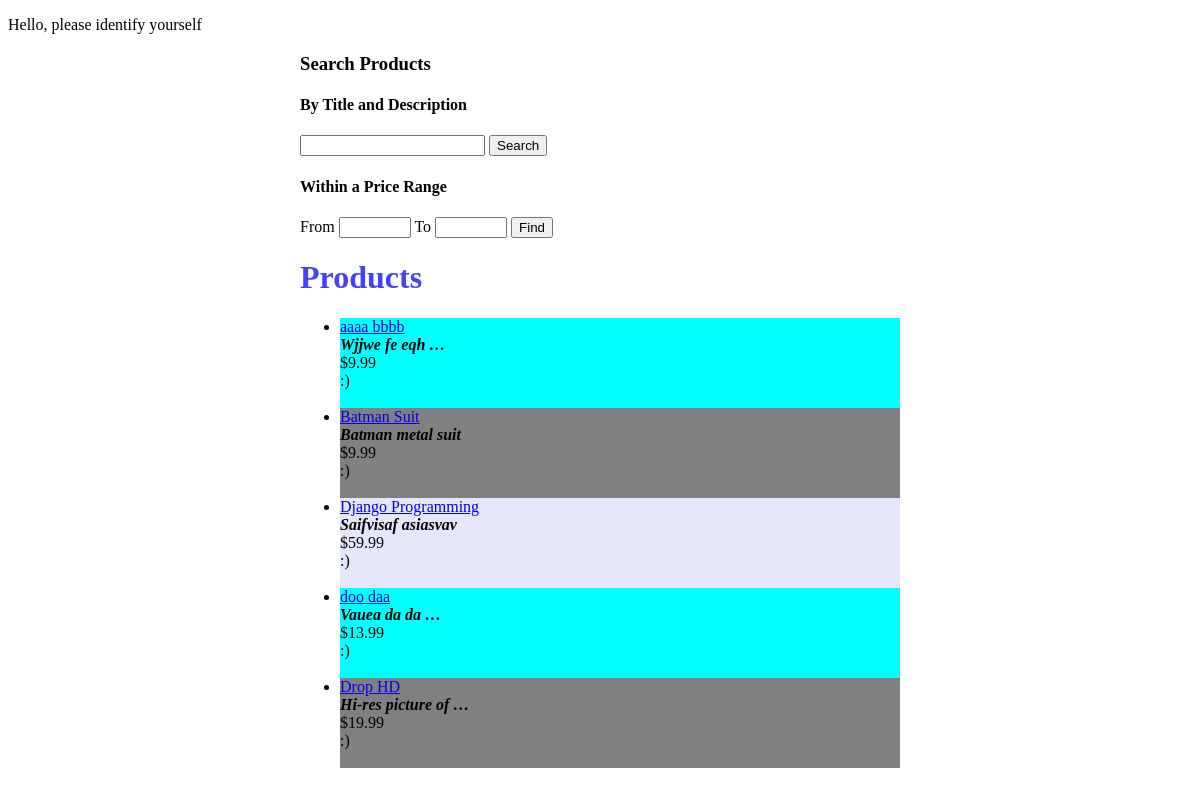
/products/, run on an earlier commit of the app's database.
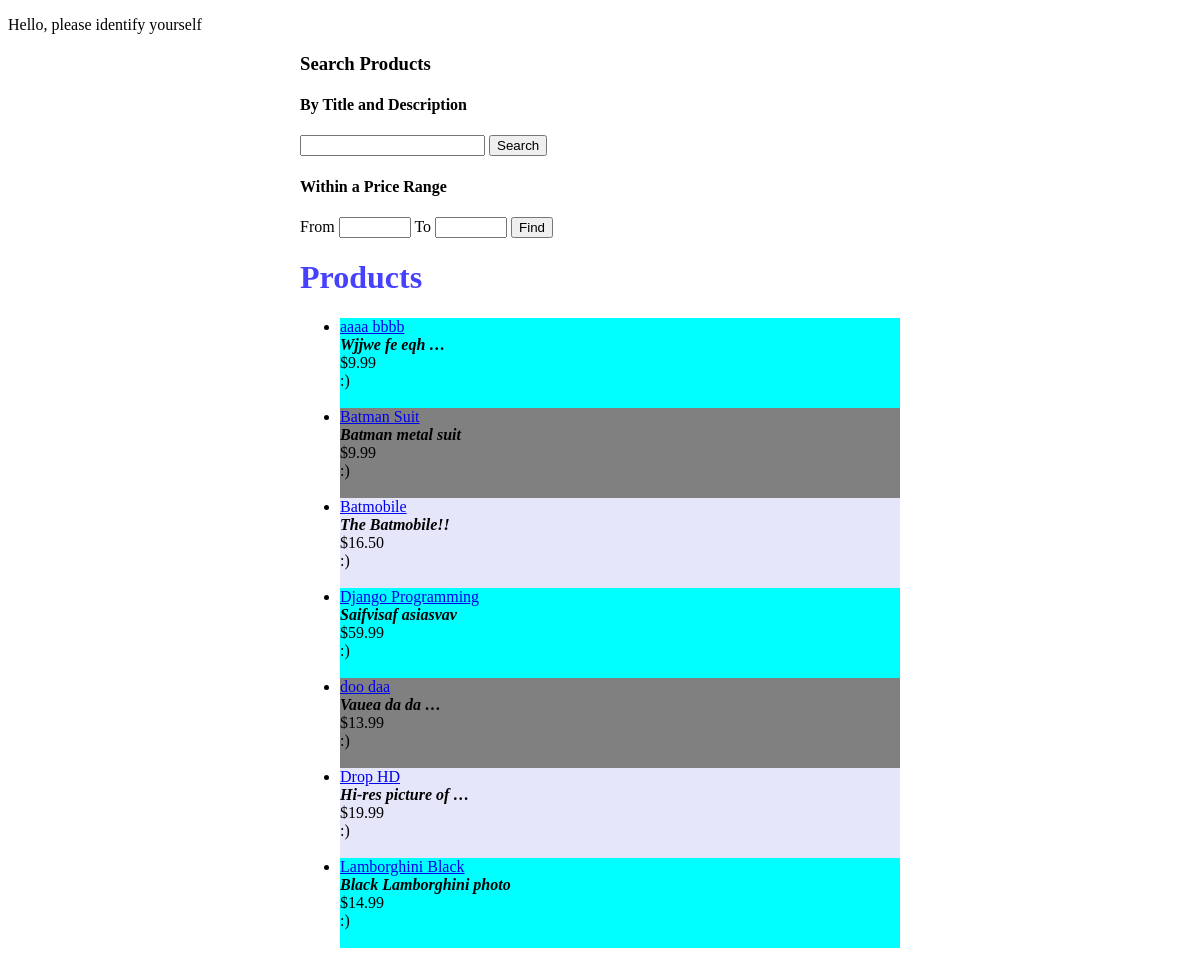
And on a later commit of the database.
### products/models.py (models this page shows, shortened)
class Product(m.Model):
    owner = m.ForeignKey(User, related_name='product_owner')
    managers = m.ManyToManyField(User, related_name='product_managers', blank=True)
    title = m.CharField(max_length=30)
    slug = m.SlugField(blank=True, unique=True)
    description = m.TextField(blank=True)
    media = m.ImageField(blank=True, null=True, upload_to=helpers.media_location)
    price = m.DecimalField(max_digits=100, decimal_places=2, default=9.99)
    sale_price = m.DecimalField(max_digits=100, decimal_places=2, default=6.99, null=True, blank=True)
    is_available = m.BooleanField()  # is the product available to purchase?
    def __str__(self):
        return self.title

### products/views.py (the view)
class ProductListView(SimpleSearchMixin, ListView):
    model = Product

### templates/products/product_list.html (shortened to what this page needs)
{% extends 'base.html'%}
{% block content %}
<div id="search-box">
    <h3>Search Products</h3>
    <h4>By Title and Description</h4>
    <form method="GET" action="">
        <input type="text" name="td" value="{{ request.GET.td }}">
        <input type="submit" value="Search"> <br>
    </form>
    <h4>Within a Price Range</h4>
    <form method="GET" action="">
        From <input type="number" name="pf" min="1" max="1000" value="{{ request.GET.pf }}">
        To <input type="number" name="pt" min="1" max="1000" value="{{ request.GET.pt }}">
        <input type="submit" value="Find"> <br>
    </form>
</div>
<h1>Products</h1>
<ul>
    {% for instance in object_list %}
        <div class="{%  cycle 'a' 'b' 'c' %}">
        <li><a href="{% url 'products:detail' instance.id %}">{{ instance }}</a></li>
        {% if instance.description %}
        <i><strong>{{ instance.description|capfirst|truncatewords:3 }}</strong></i><br>
        {% endif %}
        ${{ instance.price }}
        {% with ':)' as smiley %}
            <br>{{ smiley }}
        {% endwith %}
        <br><br>
        </div>
    {% empty %}
        <li>No Products have been registered yet</li>
    {% endfor %}
</ul>
{% endblock %}

### templates/base.html (shortened to what this page needs)
{% load staticfiles %}
<!DOCTYPE html>
<html lang="en" xmlns="http://www.w3.org/1999/html">
<head>
</head>
    <link rel="stylesheet" href="{% static 'css/base.css' %}" />
<body>
{% if request.user.is_authenticated %}
    <p>Hello, <strong>{{ request.user.username|capfirst }}</strong></p>
{% else %}
    <p>Hello, please identify yourself</p>
{% endif %}
<div class="main-content">
    {% block content %}{% endblock content %}
</div>
</body>
</html>

### static/css/base.css (style rules this page uses)
h1 { color: #4640ff; }
.a { background-color: aqua; }
.b { background-color: grey; }
.c { background-color: lavender; }

What changed in the data, as far as the page shows it:
added Product: title "Batmobile", description "The Batmobile!!", price "16.50", smiley ":)"
added Product: title "Lamborghini Black", description "Black Lamborghini photo", price "14.99", smiley ":)"
